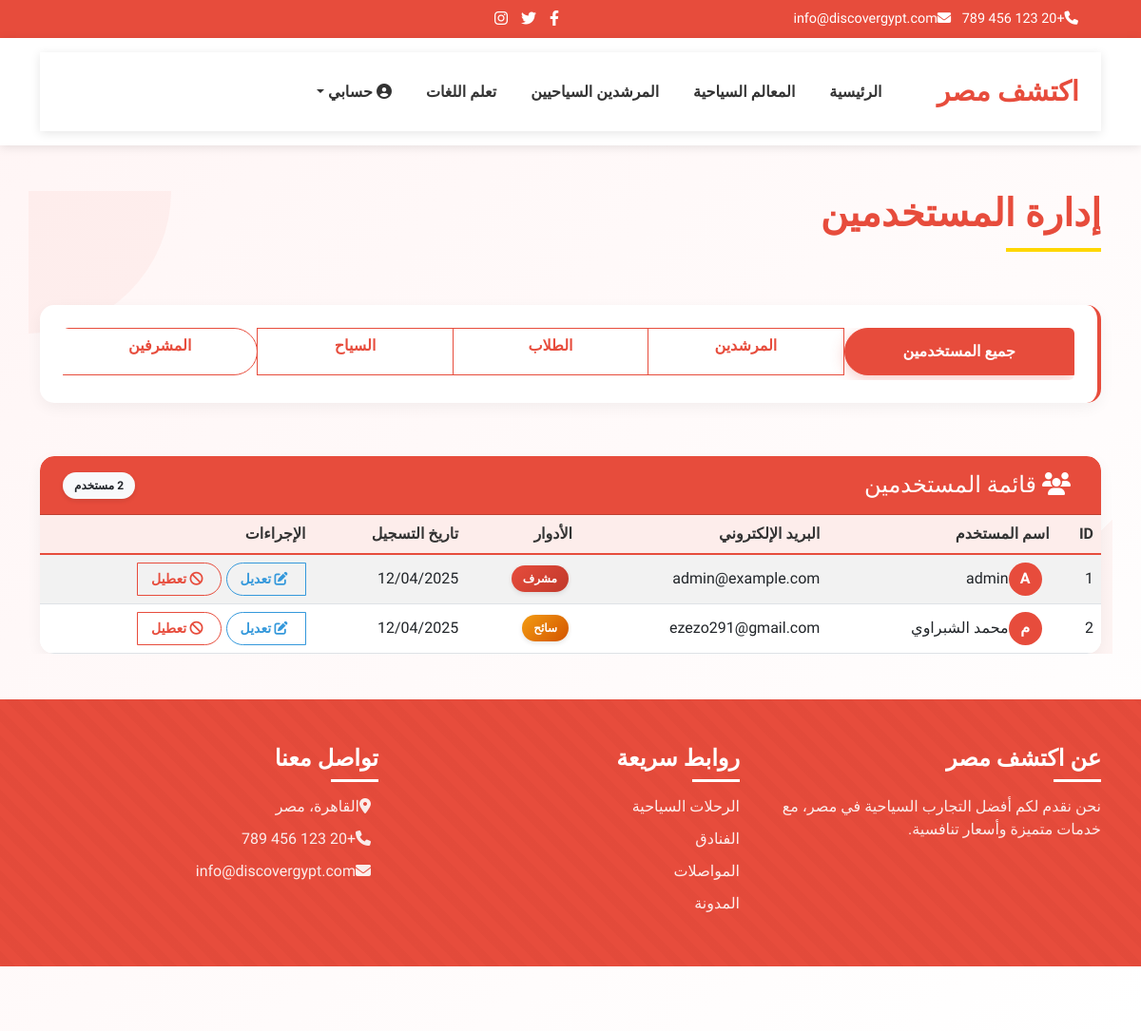
The app's page /admin/users (signed in) with its own data.
### models.py (models this page shows, shortened)
class User(UserMixin, db.Model):
    id = db.Column(db.Integer, primary_key=True)
    username = db.Column(db.String(64), unique=True, nullable=False)
    email = db.Column(db.String(120), unique=True, nullable=False)
    password_hash = db.Column(db.String(256), nullable=False)
    is_guide = db.Column(db.Boolean, default=False)
    is_student = db.Column(db.Boolean, default=False)
    is_tourist = db.Column(db.Boolean, default=False)
    is_admin = db.Column(db.Boolean, default=False)
    phone = db.Column(db.String(20), nullable=True)
    country = db.Column(db.String(100), nullable=True)
    governorate = db.Column(db.String(100), nullable=True)
    city = db.Column(db.String(100), nullable=True)
    profile_pic = db.Column(db.String(200), nullable=True)
    education_level = db.Column(db.String(100), nullable=True)
    university = db.Column(db.String(200), nullable=True)
    languages = db.Column(db.String(200), nullable=True)
    bio = db.Column(db.Text, nullable=True)
    date_joined = db.Column(db.DateTime, default=datetime.utcnow)
    profile_completed = db.Column(db.Boolean, default=False)
    reviews = db.relationship('Review', backref='author', lazy='dynamic')

### routes.py (the view)
@main.route('/admin/users')
@login_required
def admin_users():
    if not current_user.is_admin:
        flash('You do not have permission to access this page.', 'danger')
        return redirect(url_for('main.index'))
    role = request.args.get('role', 'all')
    query = User.query
    if role == 'guide':
        query = query.filter_by(is_guide=True)
    elif role == 'student':
        query = query.filter_by(is_student=True)
    elif role == 'tourist':
        query = query.filter_by(is_tourist=True)
    elif role == 'admin':
        query = query.filter_by(is_admin=True)
    users = query.all()
    return render_template('admin/users.html',
                          title='Manage Users',
                          users=users,
                          selected_role=role)

### routes.py (called while the page is built)
def get_locale():
    if 'language' in session:
        return session['language']
    return 'en'

@main.before_app_request
def before_request():
    g.locale = str(get_locale())
    g.search_form = SearchForm()
    g.count_reviews_by_rating = count_reviews_by_rating

### templates/admin/users.html (shortened to what this page needs)
<!DOCTYPE html>
<html lang="en" dir="rtl">
<head>
    <link href="https://cdn.jsdelivr.net/npm/bootstrap@5.3.0/dist/css/bootstrap.min.css" rel="stylesheet">
    <link rel="stylesheet" href="https://cdnjs.cloudflare.com/ajax/libs/font-awesome/6.4.0/css/all.min.css">
</head>
<body>
    <div class="top-header">
        <div class="container">
            <div class="row align-items-center">
                <div class="col-md-6">
                    <div class="contact-info">
                        <span class="me-3"><i class="fas fa-phone me-2"></i>+20 123 456 789</span>
                        <span><i class="fas fa-envelope me-2"></i>info@discovergypt.com</span>
                    </div>
                </div>
                <div class="col-md-6 text-end">
                    <div class="social-icons">
                        <a href="#"><i class="fab fa-facebook-f"></i></a>
                        <a href="#"><i class="fab fa-twitter"></i></a>
                        <a href="#"><i class="fab fa-instagram"></i></a>
                    </div>
                </div>
            </div>
        </div>
    </div>
    <header class="main-header">
        <div class="container">
            <nav class="navbar navbar-expand-lg">
                <a class="navbar-brand logo" href="{{ url_for('main.index') }}">
                     {{ _('اكتشف مصر') }}
                </a>
                <div class="collapse navbar-collapse" id="navbarNav">
                    <ul class="navbar-nav ms-auto">
                        <li class="nav-item">
                            <a class="nav-link" href="{{ url_for('main.index') }}">{{ _('الرئيسية') }}</a>
                        </li>
                        <li class="nav-item">
                            <a class="nav-link" href="{{ url_for('main.attractions') }}">{{ _('المعالم السياحية') }}</a>
                        </li>
                        <li class="nav-item">
                            <a class="nav-link" href="{{ url_for('main.guides') }}">{{ _('المرشدين السياحيين') }}</a>
                        </li>
                        <li class="nav-item">
                            <a class="nav-link" href="{{ url_for('main.language_practice') }}">{{ _('تعلم اللغات') }}</a>
                        </li>
                        {% if current_user.is_authenticated %}
                            <li class="nav-item dropdown">
                                <a class="nav-link dropdown-toggle" href="#" id="userDropdown" role="button" data-bs-toggle="dropdown">
                                    <i class="fas fa-user-circle"></i> {{ _('حسابي') }}
                                </a>
                            </li>
                        {% endif %}
                    </ul>
                </div>
            </nav>
        </div>
    </header>
    <div class="container mt-5 page-container">
        <div class="accent-shape circle"></div>
        <div class="row mb-4 fade-in">
            <div class="col-12">
                <h1 class="page-title">{{ _('إدارة المستخدمين') }}</h1>
            </div>
        </div>
        <div class="row mb-4 slide-up">
            <div class="col-12">
                <div class="filter-section">
                    <div class="btn-group" role="group" aria-label="Filter users">
                        <a href="{{ url_for('main.admin_users', role='all') }}" class="btn btn-{{ 'primary' if selected_role == 'all' else 'outline-primary' }}">{{ _('جميع المستخدمين') }}</a>
                        <a href="{{ url_for('main.admin_users', role='guide') }}" class="btn btn-{{ 'primary' if selected_role == 'guide' else 'outline-primary' }}">{{ _('المرشدين') }}</a>
                        <a href="{{ url_for('main.admin_users', role='student') }}" class="btn btn-{{ 'primary' if selected_role == 'student' else 'outline-primary' }}">{{ _('الطلاب') }}</a>
                        <a href="{{ url_for('main.admin_users', role='tourist') }}" class="btn btn-{{ 'primary' if selected_role == 'tourist' else 'outline-primary' }}">{{ _('السياح') }}</a>
                        <a href="{{ url_for('main.admin_users', role='admin') }}" class="btn btn-{{ 'primary' if selected_role == 'admin' else 'outline-primary' }}">{{ _('المشرفين') }}</a>
                    </div>
                </div>
            </div>
        </div>
        <div class="row slide-up" style="animation-delay: 0.2s;">
            <div class="col-12">
                <div class="card admin-table-card">
                    <div class="card-header d-flex justify-content-between align-items-center">
                        <h4 class="mb-0"><i class="fas fa-users me-2"></i> {{ _('قائمة المستخدمين') }}</h4>
                        <span class="badge bg-light text-dark">{{ users|length }} {{ _('مستخدم') }}</span>
                    </div>
                    <div class="card-body p-0">
                        <div class="table-responsive">
                            <table class="table table-striped">
                                <thead>
                                    <tr>
                                        <th>{{ _('ID') }}</th>
                                        <th>{{ _('اسم المستخدم') }}</th>
                                        <th>{{ _('البريد الإلكتروني') }}</th>
                                        <th>{{ _('الأدوار') }}</th>
                                        <th>{{ _('تاريخ التسجيل') }}</th>
                                        <th>{{ _('الإجراءات') }}</th>
                                    </tr>
                                </thead>
                                <tbody>
                                    {% for user in users %}
                                    <tr>
                                        <td>{{ user.id }}</td>
                                        <td>
                                            <div class="d-flex align-items-center">
                                                <div class="avatar-circle me-2" style="background-color: var(--primary-red); color: white; width: 35px; height: 35px; border-radius: 50%; display: flex; align-items: center; justify-content: center; font-weight: bold;">
                                                    {{ user.username[0].upper() }}
                                                </div>
                                                <span>{{ user.username }}</span>
                                            </div>
                                        </td>
                                        <td>{{ user.email }}</td>
                                        <td>
                                            {% if user.is_admin %}
                                            <span class="badge bg-danger me-1">{{ _('مشرف') }}</span>
                                            {% endif %}
                                            {% if user.is_tourist %}
                                            <span class="badge bg-warning me-1">{{ _('سائح') }}</span>
                                            {% endif %}
                                        </td>
                                        <td>{{ user.date_joined.strftime('%d/%m/%Y') }}</td>
                                        <td>
                                            <div class="btn-group" role="group">
                                                <button type="button" class="btn btn-sm action-btn action-btn-edit">
                                                    <i class="fas fa-edit me-1"></i> {{ _('تعديل') }}
                                                </button>
                                                <button type="button" class="btn btn-sm action-btn action-btn-disable">
                                                    <i class="fas fa-ban me-1"></i> {{ _('تعطيل') }}
                                                </button>
                                            </div>
                                        </td>
                                    </tr>
                                    {% endfor %}
                                </tbody>
                            </table>
                        </div>
                    </div>
                </div>
            </div>
        </div>
    </div>
    <footer class="main-footer mt-5">
        <div class="container">
            <div class="row">
                <div class="col-md-4">
                    <h4 class="footer-heading">عن اكتشف مصر</h4>
                    <p>نحن نقدم لكم أفضل التجارب السياحية في مصر، مع خدمات متميزة وأسعار تنافسية.</p>
                </div>
                <div class="col-md-4">
                    <h4 class="footer-heading">روابط سريعة</h4>
                    <ul class="footer-links">
                        <li><a href="/tours">الرحلات السياحية</a></li>
                        <li><a href="/hotels">الفنادق</a></li>
                        <li><a href="/transportation">المواصلات</a></li>
                        <li><a href="/blog">المدونة</a></li>
                    </ul>
                </div>
                <div class="col-md-4">
                    <h4 class="footer-heading">تواصل معنا</h4>
                    <ul class="footer-links">
                        <li><i class="fas fa-map-marker-alt me-2"></i>القاهرة، مصر</li>
                        <li><i class="fas fa-phone me-2"></i>+20 123 456 789</li>
                        <li><i class="fas fa-envelope me-2"></i>info@discovergypt.com</li>
                    </ul>
                </div>
            </div>
        </div>
        <div class="footer-bottom">
            <div class="container">
                <p class="mb-0">© 2024 اكتشف مصر. جميع الحقوق محفوظة.</p>
            </div>
        </div>
    </footer>
</body>
</html>

### records on screen
User: id "1", username "A", username "admin", email "admin@example.com", date_joined "12/04/2025"
User: id "2", username "م", username "محمد الشبراوي", email "ezezo291@gmail.com", date_joined "12/04/2025"

### other values on screen
{{ users|length }} "2"
